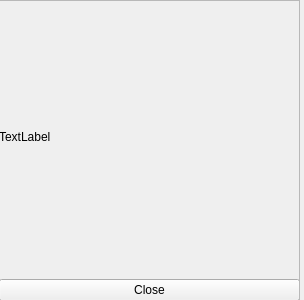
<?xml version="1.0" encoding="UTF-8"?>
<ui version="4.0">
 <class>textOverlayWidget</class>
 <widget class="QWidget" name="textOverlayWidget">
  <property name="geometry">
   <rect>
    <x>0</x>
    <y>0</y>
    <width>304</width>
    <height>300</height>
   </rect>
  </property>
  <property name="windowTitle">
   <string>Form</string>
  </property>
  <widget class="QScrollArea" name="scrollArea">
   <property name="geometry">
    <rect>
     <x>-1</x>
     <y>0</y>
     <width>301</width>
     <height>301</height>
    </rect>
   </property>
   <property name="widgetResizable">
    <bool>true</bool>
   </property>
   <widget class="QWidget" name="scrollAreaWidgetContents">
    <property name="geometry">
     <rect>
      <x>0</x>
      <y>0</y>
      <width>299</width>
      <height>299</height>
     </rect>
    </property>
    <widget class="QWidget" name="verticalLayoutWidget">
     <property name="geometry">
      <rect>
       <x>-1</x>
       <y>-1</y>
       <width>301</width>
       <height>301</height>
      </rect>
     </property>
     <layout class="QVBoxLayout" name="verticalLayout">
      <item>
       <widget class="QLabel" name="textLabel">
        <property name="text">
         <string>TextLabel</string>
        </property>
       </widget>
      </item>
      <item>
       <widget class="QPushButton" name="closeButton">
        <property name="text">
         <string>Close</string>
        </property>
       </widget>
      </item>
     </layout>
    </widget>
   </widget>
  </widget>
 </widget>
 <resources/>
 <connections/>
</ui>
